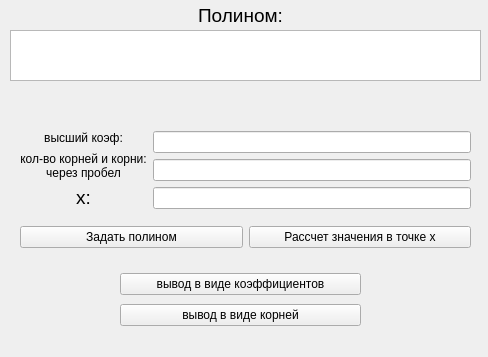
<?xml version="1.0" encoding="UTF-8"?>
<ui version="4.0">
 <class>interface</class>
 <widget class="QWidget" name="interface">
  <property name="geometry">
   <rect>
    <x>0</x>
    <y>0</y>
    <width>488</width>
    <height>357</height>
   </rect>
  </property>
  <property name="windowTitle">
   <string>interface</string>
  </property>
  <widget class="QLabel" name="label">
   <property name="geometry">
    <rect>
     <x>190</x>
     <y>0</y>
     <width>101</width>
     <height>31</height>
    </rect>
   </property>
   <property name="text">
    <string>&lt;html&gt;&lt;head/&gt;&lt;body&gt;&lt;p align=&quot;center&quot;&gt;&lt;span style=&quot; font-size:14pt;&quot;&gt;Полином:&lt;/span&gt;&lt;/p&gt;&lt;/body&gt;&lt;/html&gt;</string>
   </property>
  </widget>
  <widget class="QTextBrowser" name="PolynomOut">
   <property name="geometry">
    <rect>
     <x>10</x>
     <y>30</y>
     <width>471</width>
     <height>51</height>
    </rect>
   </property>
  </widget>
  <widget class="QWidget" name="verticalLayoutWidget_3">
   <property name="geometry">
    <rect>
     <x>120</x>
     <y>270</y>
     <width>241</width>
     <height>61</height>
    </rect>
   </property>
   <layout class="QVBoxLayout" name="verticalLayout_3">
    <item>
     <widget class="QPushButton" name="OutputType1Button">
      <property name="text">
       <string>вывод в виде коэффициентов</string>
      </property>
     </widget>
    </item>
    <item>
     <widget class="QPushButton" name="OutputType2Button">
      <property name="text">
       <string>вывод в виде корней</string>
      </property>
     </widget>
    </item>
   </layout>
  </widget>
  <widget class="QWidget" name="verticalLayoutWidget">
   <property name="geometry">
    <rect>
     <x>20</x>
     <y>120</y>
     <width>451</width>
     <height>141</height>
    </rect>
   </property>
   <layout class="QVBoxLayout" name="verticalLayout">
    <item>
     <layout class="QHBoxLayout" name="horizontalLayout_2">
      <item>
       <layout class="QVBoxLayout" name="verticalLayout_5">
        <item>
         <widget class="QLabel" name="label_2">
          <property name="text">
           <string>&lt;html&gt;&lt;head/&gt;&lt;body&gt;&lt;p align=&quot;center&quot;&gt;высший коэф:&lt;/p&gt;&lt;/body&gt;&lt;/html&gt;</string>
          </property>
         </widget>
        </item>
        <item>
         <widget class="QLabel" name="label_3">
          <property name="text">
           <string>&lt;html&gt;&lt;head/&gt;&lt;body&gt;&lt;p align=&quot;center&quot;&gt;кол-во корней и корни:&lt;br&gt; через пробел&lt;/p&gt;&lt;/body&gt;&lt;/html&gt;</string>
          </property>
         </widget>
        </item>
        <item>
         <widget class="QLabel" name="label_4">
          <property name="text">
           <string>&lt;html&gt;&lt;head/&gt;&lt;body&gt;&lt;p align=&quot;center&quot;&gt;&lt;span style=&quot; font-size:14pt;&quot;&gt;x:&lt;/span&gt;&lt;/p&gt;&lt;/body&gt;&lt;/html&gt;</string>
          </property>
         </widget>
        </item>
       </layout>
      </item>
      <item>
       <layout class="QVBoxLayout" name="verticalLayout_6">
        <item>
         <widget class="QLineEdit" name="PolynomInputA"/>
        </item>
        <item>
         <widget class="QLineEdit" name="PolynomInputRoots"/>
        </item>
        <item>
         <widget class="QLineEdit" name="PointInput"/>
        </item>
       </layout>
      </item>
     </layout>
    </item>
    <item>
     <layout class="QHBoxLayout" name="horizontalLayout">
      <item>
       <widget class="QPushButton" name="PolynomInputButton">
        <property name="text">
         <string>Задать полином</string>
        </property>
       </widget>
      </item>
      <item>
       <widget class="QPushButton" name="PointButton">
        <property name="text">
         <string>Рассчет значения в точке x</string>
        </property>
       </widget>
      </item>
     </layout>
    </item>
   </layout>
  </widget>
  <widget class="QLabel" name="OutputSolve">
   <property name="geometry">
    <rect>
     <x>20</x>
     <y>80</y>
     <width>451</width>
     <height>41</height>
    </rect>
   </property>
   <property name="text">
    <string/>
   </property>
  </widget>
 </widget>
 <resources/>
 <connections/>
</ui>
